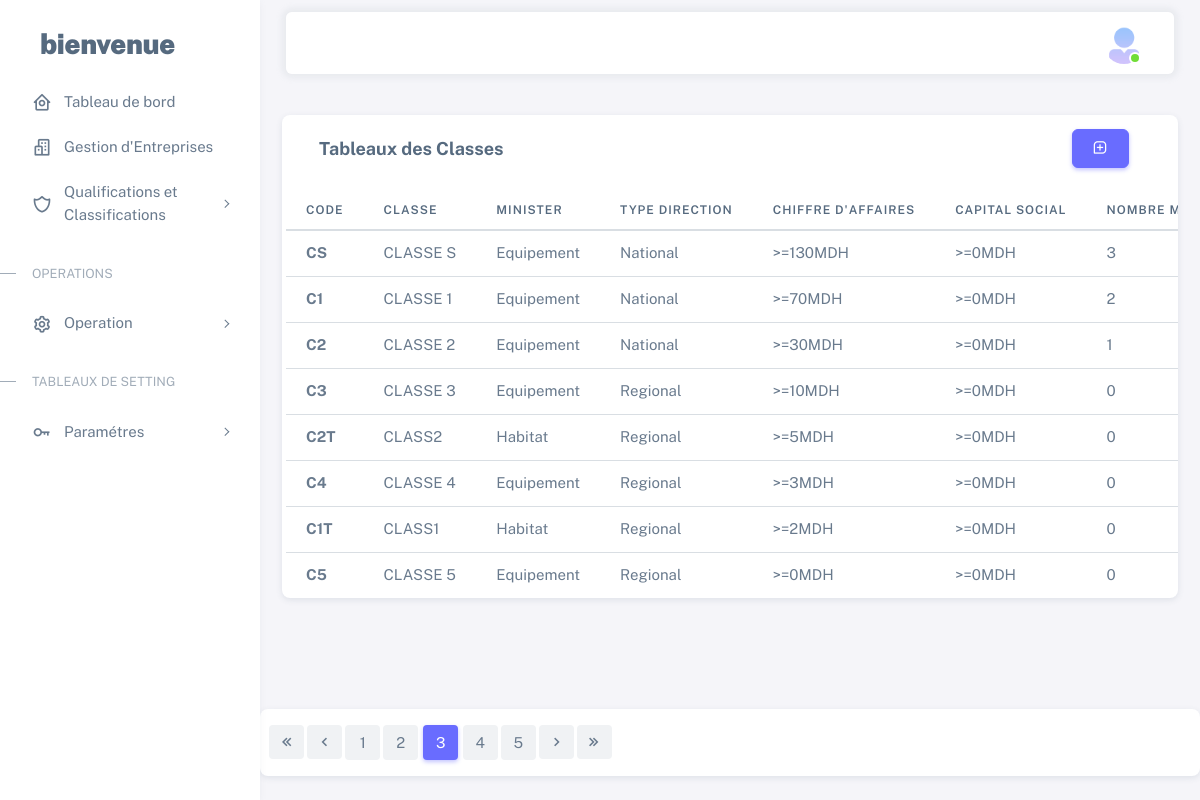
The page /class/GesClasses.php (signed in) on the database its author committed.
### tables this page shows
CREATE TABLE `classe` (
  `code` varchar(3) NOT NULL,
  `nom` varchar(35) NOT NULL,
  `ministere` varchar(2) NOT NULL,
  `type_direction` varchar(1) NOT NULL,
  `chiffre_aff` int(11) NOT NULL,
  `CS` float NOT NULL,
  `Nb_min_ing` int(11) NOT NULL,
  `Nb_tech` int(11) NOT NULL,
  `nb_min_encadre` int(11) NOT NULL,
  `secteur` varchar(4) NOT NULL
);

CREATE TABLE `ministere` (
  `code` varchar(2) NOT NULL,
  `nom` varchar(11) DEFAULT NULL
);

CREATE TABLE `direction` (
  `Code` varchar(1) NOT NULL,
  `nom` varchar(45) NOT NULL
);

### class/GesClasses.php (the view, shortened to what this page needs)
<?php
include_once('../db/connexion.php');
?>
<!DOCTYPE html>
<html lang="en" class="light-style layout-menu-fixed" dir="ltr" data-theme="theme-default" data-assets-path="assets/"
    data-template="vertical-menu-template-free">
<head>
    <link rel="stylesheet" href="../assets/vendor/fonts/boxicons.css" />
    <link href='https://unpkg.com/boxicons@2.1.2/css/boxicons.min.css' rel='stylesheet'>
    <link rel="stylesheet" href="../assets/vendor/css/core.css" class="template-customizer-core-css" />
    <link rel="stylesheet" href="../assets/vendor/css/theme-default.css" class="template-customizer-theme-css" />
    <link rel="stylesheet" href="../assets/css/demo.css" />
    <link rel="stylesheet" href="../assets/vendor/libs/perfect-scrollbar/perfect-scrollbar.css" />
    <link rel="stylesheet" href="../assets/vendor/libs/apex-charts/apex-charts.css" />
</head>
<body>
    <div class="layout-wrapper layout-content-navbar">
        <div class="layout-container">
            <aside id="layout-menu" class="layout-menu menu-vertical menu bg-menu-theme">
                <div class="app-brand demo">
                    <a href="../dashboard.php" class="app-brand-link">
                        <span class="app-brand-text demo menu-text fw-bolder ms-2">bienvenue</span>
                    </a>
                </div>
                <ul class="menu-inner py-1">
                    <li class="menu-item ">
                        <a href="../dashboard.php" class="menu-link">
                            <i class="menu-icon tf-icons bx bx-home-circle"></i>
                            <div data-i18n="Analytics">Tableau de bord</div>
                        </a>
                    </li>
                    <li class="menu-item">
                        <a href="../Entreprises.php" class="menu-link">
                            <i class="menu-icon tf-icons bx bx-buildings"></i>
                            <div data-i18n="Basic">Gestion d'Entreprises</div>
                        </a>
                    </li>
                    <li class="menu-item">
                        <a href="javascript:void(0);" class="menu-link menu-toggle">
                            <i class="menu-icon tf-icons bx bx-shield-alt-2"></i>
                            <div data-i18n="Account Settings">Qualifications et Classifications</div>
                        </a>
                    </li>
                    <li class="menu-header small text-uppercase">
                        <span class="menu-header-text">OPERATIONS</span>
                    </li>
                    <li class="menu-item">
                        <a href="javascript:void(0);" class="menu-link menu-toggle">
                            <i class="menu-icon tf-icons bx bx-cog"></i>
                            <div data-i18n="Account Settings">Operation</div>
                        </a>
                    </li>
                    <li class="menu-header small text-uppercase"><span class="menu-header-text">Tableaux de
                            setting</span></li>
                    <li class="menu-item">
                        <a href="javascript:void(0);" class="menu-link menu-toggle">
                            <i class="menu-icon tf-icons bx bx-key"></i>
                            <div data-i18n="Account Settings">Paramétres</div>
                        </a>
                    </li>
                </ul>
            </aside>
            <div class="layout-page">
                <nav class="layout-navbar container-xxl navbar navbar-expand-xl navbar-detached align-items-center bg-navbar-theme"
                    id="layout-navbar">
                    <div class="navbar-nav-right d-flex align-items-center" id="navbar-collapse">
                        <ul class="navbar-nav flex-row align-items-center ms-auto">
                            <li class="nav-item navbar-dropdown dropdown-user dropdown">
                                <a class="nav-link dropdown-toggle hide-arrow" href="javascript:void(0);"
                                    data-bs-toggle="dropdown">
                                    <div class="avatar avatar-online">
                                        <img src="../assets/img/avatars/55.png" alt
                                            class="w-px-40 h-auto rounded-circle" />
                                    </div>
                                </a>
                            </li>
                        </ul>
                    </div>
                </nav>
                <div class="content-wrapper">
                    <div class="container-xxl flex-grow-1 container-p-y">
                        <br>
                        <div class="card row g-2 ">
                            <div class="row">
                                <div class="col-md-6">
                                    <h5 class="card-header"> <strong>Tableaux des Classes</strong></h5>
                                </div>
                                <div class="col-md-4 "
                                    style="margin-left: auto;text-align-last: right; align-self: center; padding-right: calc(var(--bs-gutter-x) * 0.9);">
                                    <button type="button" class="btn btn-primary bx bx-message-square-add"
                                        data-bs-toggle="modal" data-bs-target="#modaladd">
                                    </button>
                                </div>
                            </div>
                        </div>
                        <div class="table-responsive text-nowrap">
                            <table class="table table-hover">
                                <thead>
                                    <tr>
                                        <th>Code</th>
                                        <th>Classe</th>
                                        <th>minister</th>
                                        <th>Type direction</th>
                                        <th>Chiffre d'affaires</th>
                                        <th>Capital social</th>
                                        <th>Nombre minimum D'ingénieurs</th>
                                    </tr>
                                </thead>
                                <tbody class="table-border-bottom-0" id="tabledata">
                                    <?php
                                    $sql = "SELECT * FROM `classe` ORDER BY `classe`.`chiffre_aff` DESC";
                                    $query = mysqli_query($conn, $sql);
                                    if (mysqli_num_rows($query) > 0) {
                                        while ($row = mysqli_fetch_assoc($query)) {
                                            echo "
                                                        <tr id=" . $row["code"] . ">
                                                            <td><strong>" . $row["code"] . "</strong></td>
                                                            <td data-target=\"name\">" . $row["nom"] . "</td>
                                                            <td data-target=\"minister\">";
                                            $var = $row["ministere"];
                                            $qministere = "SELECT * FROM `data_r`.`ministere` WHERE `code` = '$var'";
                                            $ministere = mysqli_query($conn, $qministere);
                                            if (mysqli_num_rows($ministere) > 0) {
                                                while ($row1 = mysqli_fetch_array($ministere)) {
                                                    echo $row1[1] . "</td>";
                                                }
                                            };
                                            echo "          <td data-target=\"type_direction\">";
                                            $var = $row["type_direction"];
                                            $qdirection = "SELECT * FROM `data_r`.`direction` WHERE `code` = '$var'";
                                            $direction = mysqli_query($conn, $qdirection);
                                            if (mysqli_num_rows($direction) > 0) {
                                                while ($row1 = mysqli_fetch_array($direction)) {
                                                    echo $row1[1] . "</td>";
                                                }
                                            };
                                            echo "          <td data-target=\"chiffre_aff\"> >=" . $row["chiffre_aff"] . "MDH</td>
                                                            <td data-target=\"CS\"> >=" . $row["CS"] . "MDH</td>
                                                            <td data-target=\"Nb_min_ing\">" . $row["Nb_min_ing"] . "</td>
                                                            <td data-target=\"Nb_tech\">" . $row["Nb_tech"] . "</td>
                                                            <td data-target=\"nb_min_encadre\">" . $row["nb_min_encadre"] . "</td>
                                                            <td data-target=\"secteur\">" ;
                                                            $var=$row["secteur"];
                                                            $qsecteur = "SELECT * FROM `data_r`.`secteur` WHERE `code` = '$var'";
                                                            $secteur = mysqli_query($conn, $qsecteur);
                                                            if (mysqli_num_rows($secteur) > 0) {
                                                                while ($row1 = mysqli_fetch_array($secteur)) {
                                                                    echo  $row1[1]."</td>";
                                                                }
                                                            };
                                            if ($_COOKIE['type_user'] == 1) {
                                                echo "<td>
                                                            <div class=\"dropdown\">
                                                                <button type=\"button\" class=\"btn p-0 dropdown-toggle hide-arrow\" data-bs-toggle=\"dropdown\">
                                                                <i class=\"bx bx-dots-vertical-rounded\"></i>
                                                                </button>
                                                                <div class=\"dropdown-menu\">
                                                                <a class=\"dropdown-item\" data-bs-toggle=\"modal\" data-role=\"update\" data-id=" . $row["code"] . " data-bs-target=\"#modalup\" href=\"#\"><i class=\"bx bx-edit-alt me-1\"></i> Edit</a>
                                                                <a class=\"dropdown-item\" href=GesClasses.php?id_del=" . $row["code"] . "><i class=\"bx bx-trash me-1\"></i> Delete</a>
                                                                </div>
                                                            </div>
                                                        </td>
                                                    </tr>";
                                            }
                                        }
                                    }
                                    ?>
                                </tbody>
                            </table>
                        </div>
                    </div>
                </div>
                <div class="card mb-4" style="margin-top: 12px;">
                    <div class="demo-inline-spacing">
                        <nav aria-label="Page navigation">
                            <ul class="pagination" style="padding-left: 1%;">
                                <li class="page-item first">
                                    <a class="page-link" href="javascript:void(0);"><i
                                            class="tf-icon bx bx-chevrons-left"></i></a>
                                </li>
                                <li class="page-item prev">
                                    <a class="page-link" href="javascript:void(0);"><i
                                            class="tf-icon bx bx-chevron-left"></i></a>
                                </li>
                                <li class="page-item">
                                    <a class="page-link" href="javascript:void(0);">1</a>
                                </li>
                                <li class="page-item">
                                    <a class="page-link" href="javascript:void(0);">2</a>
                                </li>
                                <li class="page-item active">
                                    <a class="page-link" href="javascript:void(0);">3</a>
                                </li>
                                <li class="page-item">
                                    <a class="page-link" href="javascript:void(0);">4</a>
                                </li>
                                <li class="page-item">
                                    <a class="page-link" href="javascript:void(0);">5</a>
                                </li>
                                <li class="page-item next">
                                    <a class="page-link" href="javascript:void(0);"><i
                                            class="tf-icon bx bx-chevron-right"></i></a>
                                </li>
                                <li class="page-item last">
                                    <a class="page-link" href="javascript:void(0);"><i
                                            class="tf-icon bx bx-chevrons-right"></i></a>
                                </li>
                            </ul>
                        </nav>
                    </div>
                </div>
            </div>
        </div>
    </div>
</body>
</html>

### assets/css/demo.css (style rules this page uses)
.menu .app-brand.demo { height: 64px; margin-top: 12px; }
.app-brand-text.demo { font-size: 1.75rem; letter-spacing: -0.5px; text-transform: lowercase; }
.demo-inline-spacing > * { margin: 1rem 0.375rem 0 0 !important; }

### rows shown on the page
classe: code "CS", nom "CLASSE S", chiffre_aff "130", CS "0", Nb_min_ing "3"
ministere: nom "Equipement"
direction: nom "National"
classe: code "C1", nom "CLASSE 1", chiffre_aff "70", CS "0", Nb_min_ing "2"
classe: code "C2", nom "CLASSE 2", chiffre_aff "30", CS "0", Nb_min_ing "1"
classe: code "C3", nom "CLASSE 3", chiffre_aff "10", CS "0", Nb_min_ing "0"
direction: nom "Regional"
classe: code "C2T", nom "CLASS2", chiffre_aff "5", CS "0", Nb_min_ing "0"
ministere: nom "Habitat"
classe: code "C4", nom "CLASSE 4", chiffre_aff "3", CS "0", Nb_min_ing "0"
classe: code "C1T", nom "CLASS1", chiffre_aff "2", CS "0", Nb_min_ing "0"
classe: code "C5", nom "CLASSE 5", chiffre_aff "0", CS "0", Nb_min_ing "0"
